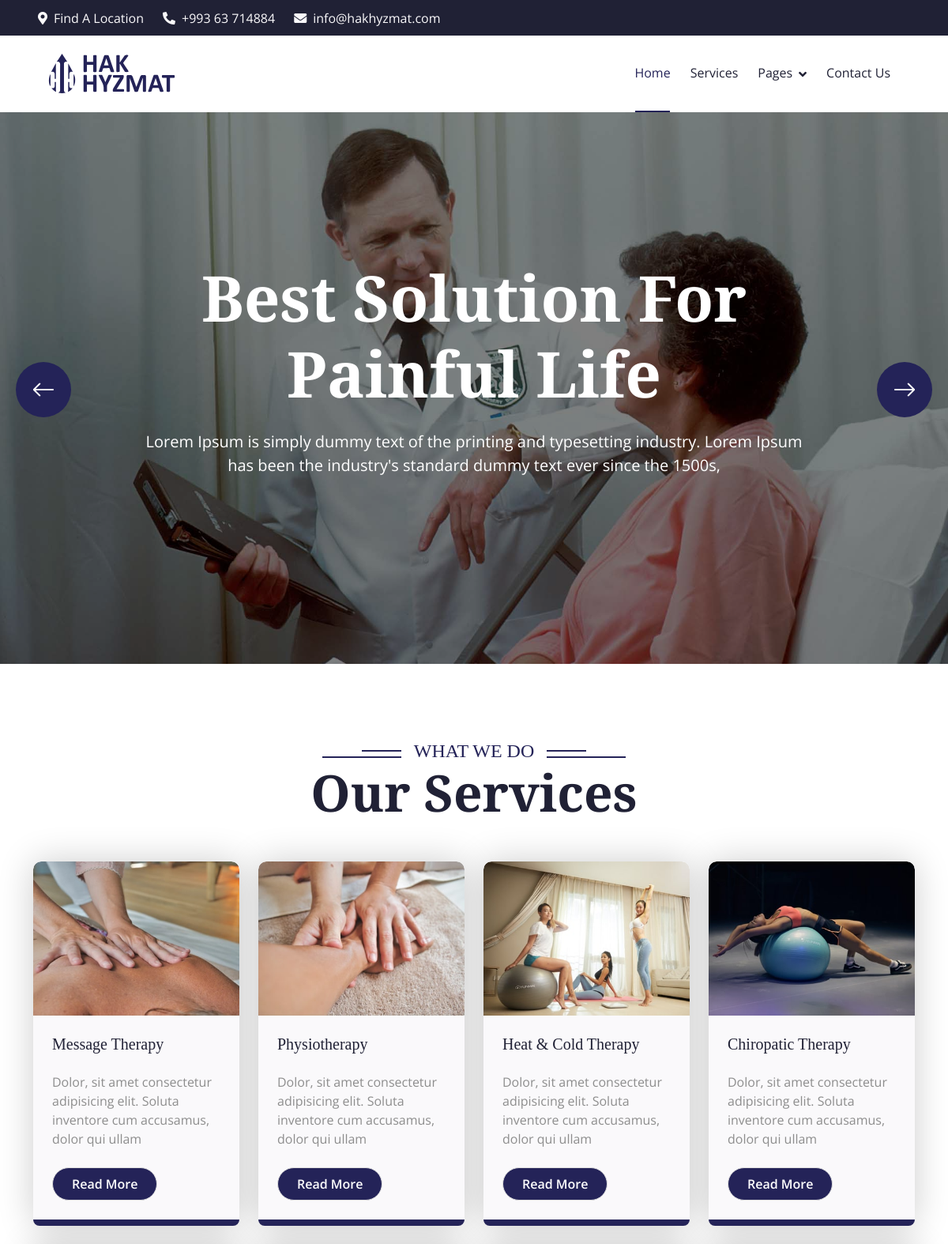
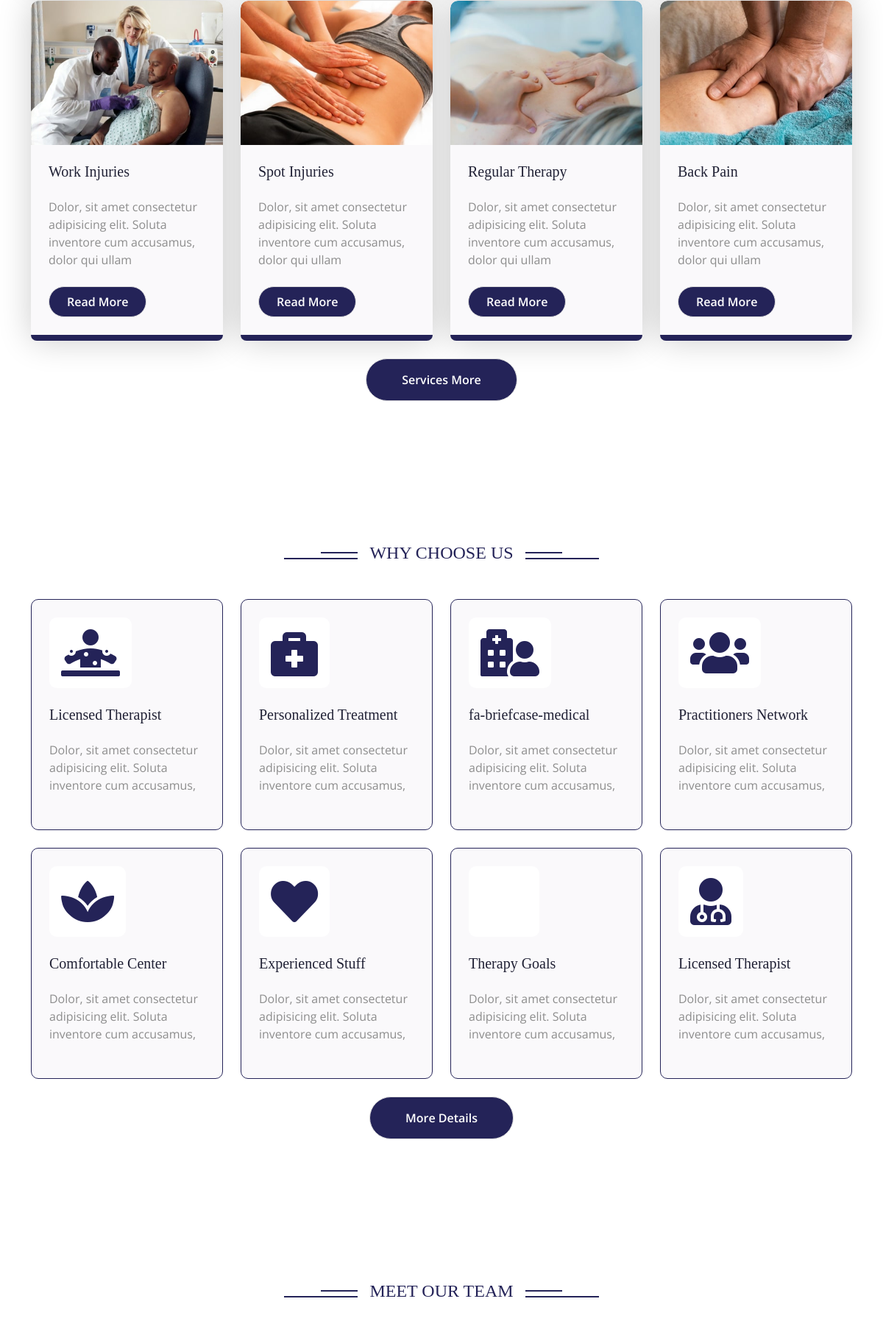
The page / (upper part) on the database its author committed (2 pictures, top to bottom).
### main/models/banner.py (models this page shows, shortened)
class Banner(models.Model):
    title = models.CharField(max_length=255)
    description = models.TextField()
    image = models.ImageField(upload_to='banner_images/')
    created_at = models.DateTimeField(auto_now_add=True)
    updated_at = models.DateTimeField(auto_now=True)
    class Meta:
        verbose_name = 'Banner'
        verbose_name_plural = 'Banners'

### main/models/service.py (models this page shows, shortened)
class Service(models.Model):
    name = models.CharField(max_length=255)
    description = models.TextField()
    image = models.ImageField(upload_to='service_images/')
    created_at = models.DateTimeField(auto_now_add=True)
    updated_at = models.DateTimeField(auto_now=True)
    class Meta:
        verbose_name = 'Service'
        verbose_name_plural = 'Services'

### main/models/feature.py (models this page shows, shortened)
class Feature(models.Model):
    name = models.CharField(max_length=255)
    description = models.TextField()
    icon_name = models.CharField(max_length=255)
    created_at = models.DateTimeField(auto_now_add=True)
    updated_at = models.DateTimeField(auto_now=True)
    class Meta:
        verbose_name = 'Feature'
        verbose_name_plural = 'Features'

### main/views/home.py (the view)
# urls.py: path('', home, name='home'),
def home(request):
    services = Service.objects.all()[:8]
    features = Feature.objects.all()[:8]
    teams = Team.objects.all()[:4]
    testimonials = Testimonial.objects.all()
    blogs = Blog.objects.all()[:3]
    banners = Banner.objects.all()
    data = {
        'services': services,
        'features': features,
        'teams': teams,
        'testimonials': testimonials,
        'blogs': blogs,
        'banners': banners,
    }
    return render(request, 'main/home/base.html', data)

### templates/main/home/base.html (shortened to what this page needs)
{% extends "main/layout/base.html" %}
{% block content %}
    {% include 'main/home/navbar.html' %}
    {% include 'main/home/service.html' %}
    {% include 'main/home/feature.html' %}
    {% include 'main/home/team.html' %}
{% endblock %}

### templates/main/layout/carousel.html
{% load static %}
<div class="header-carousel owl-carousel">
  {% for banner in banners %}
  <div class="header-carousel-item">
    <img
      src="{{ banner.image.url }}"
      class="img-fluid w-100"
      alt="Image"
    />
    <div class="carousel-caption">
      <div class="carousel-caption-content p-3">
        <h1 class="display-1 text-capitalize text-white mb-4">{{ banner.title }}</h1>
        <p class="mb-5 fs-5">{{ banner.description }}</p>
      </div>
    </div>
  </div>
  {% endfor %}
</div>

### templates/main/home/service.html
{% load static %}
<div class="container-fluid service py-5">
  <div class="container py-5">
    <div class="section-title mb-5 wow fadeInUp" data-wow-delay="0.2s">
      <div class="sub-style">
        <h4 class="sub-title px-3 mb-0">What We Do</h4>
      </div>
      <h1 class="display-3 mb-4">
        Our Services
      </h1>
    </div>
    <div class="row g-4 justify-content-center">
      {% for service in services %}
      <div
        class="col-md-6 col-lg-4 col-xl-3 wow fadeInUp"
        data-wow-delay="0.1s"
      >
        <div class="service-item rounded">
          <div class="service-img rounded-top">
            <img
              src="{{ service.image.url }}"
              class="img-fluid rounded-top w-100"
              alt=""
            />
          </div>
          <div class="service-content rounded-bottom bg-light p-4">
            <div class="service-content-inner">
              <h5 class="mb-4">{{ service.name }}</h5>
              <p class="mb-4">
                {% if service.description|length > 93 %}
                    {{ service.description|slice:":93" }}...
                {% else %}
                    {{ service.description }}
                {% endif %}
              </p>
              <a
                href="#"
                class="btn btn-primary rounded-pill text-white py-2 px-4 mb-2"
                >Read More</a
              >
            </div>
          </div>
        </div>
      </div>
      {% endfor %}
      <div class="col-12 text-center wow fadeInUp" data-wow-delay="0.2s">
        <a class="btn btn-primary rounded-pill text-white py-3 px-5" href="{% url 'service' %}"
          >Services More</a
        >
      </div>
    </div>
  </div>
</div>

### templates/main/home/feature.html
<div class="container-fluid feature py-5">
  <div class="container py-5">
    <div class="section-title mb-5 wow fadeInUp" data-wow-delay="0.1s">
      <div class="sub-style">
        <h4 class="sub-title px-3 mb-0">Why Choose Us</h4>
      </div>
    </div>
    <div class="row g-4 justify-content-center">
      {% for feature in features %}
      <div
        class="col-md-6 col-lg-4 col-xl-3 wow fadeInUp"
        data-wow-delay="0.1s"
      >
        <div class="row-cols-1 feature-item p-4">
          <div class="col-12">
            <div class="feature-icon mb-4">
              <div class="p-3 d-inline-flex bg-white rounded">
                <i class="{{ feature.icon_name }} fa-4x text-primary"></i>
              </div>
            </div>
            <div class="feature-content d-flex flex-column">
              <h5 class="mb-4">{{ feature.name }}</h5>
              <p class="mb-4">
              {% if feature.description|length > 77 %}
                  {{ feature.description|slice:":77" }}...
              {% else %}
                  {{ feature.description }}
              {% endif %}
              </p>
            </div>
          </div>
        </div>
      </div>
      {% endfor %}
      <div class="col-12 text-center wow fadeInUp" data-wow-delay="0.2s">
        <a href="{% url 'feature' %}" class="btn btn-primary rounded-pill text-white py-3 px-5"
          >More Details</a
        >
      </div>
    </div>
  </div>
</div>

### static/main/css/style.css (style rules this page uses)
.btn { font-weight: 600; transition: .5s; }
.btn.btn-primary { box-shadow: inset 0 0 0 0 #242358; border: 1px solid #DDDDDD; }
.section-title { max-width: 900px; text-align: center; margin: 0 auto; }
.section-title .sub-style { position: relative; display: inline-block; text-transform: uppercase; color: #242358; }
.section-title .sub-style::before { content: ""; width: 100px; position: absolute; top: 50%; left: 0; transform: translateY(-50%); margin-top: 8px; margin-left: -100px; border: 1px solid #242358 !important; }
.section-title .sub-style::after { content: ""; width: 50px; position: absolute; top: 50%; left: 0; transform: translateY(-50%); margin-bottom: 5px; margin-left: -50px; border: 1px solid #242358 !important; }
.sub-title { position: relative; display: inline-block; text-transform: uppercase; color: #242358; }
.sub-title::before { content: ""; width: 100px; position: absolute; top: 50%; right: 0; transform: translateY(-50%); margin-top: 8px; margin-right: -100px; border: 1px solid #242358 !important; }
.sub-title::after { content: ""; width: 50px; position: absolute; top: 50%; right: 0; transform: translateY(-50%); margin-bottom: 8px; margin-right: -50px; border: 1px solid #242358 !important; }
.header-carousel { position: relative; }
.header-carousel .header-carousel-item, .header-carousel .header-carousel-item img { position: relative; width: 100%; height: 700px; margin-top: 95px; display: block; object-fit: cover; transition: 0.5s; }
.header-carousel .header-carousel-item .carousel-caption { width: 100%; height: 100%; position: absolute; top: 0; left: 0; padding: 100px 0; display: flex; align-items: center; justify-content: center; background: rgba(0, 0, 0, .5); }
.header-carousel .header-carousel-item .carousel-caption .carousel-caption-content { position: relative; width: 75%; }
.service .service-item { box-shadow: 0 0 45px rgba(0, 0, 0, .2) ; }
.service .service-item .service-img { position: relative; overflow: hidden; z-index: 1; }
.service .service-item .service-img img { transition: 0.5s; }
.service .service-item .service-img::before { width: 100%; height: 0; position: absolute; content: ""; top: 0; left: 0; border-top-right-radius: 10px; border-top-left-radius: 10px; transition: 0.5s; z-index: 5; }
.service .service-item .service-content { position: relative; z-index: 2; }
.service .service-item .service-content::before { width: 100%; height: 8px; position: absolute; content: ""; bottom: 0; left: 0; border-bottom-left-radius: 10px; border-bottom-right-radius: 10px; background: #242358; transition: 0.5s; z-index: 3; }
.service .service-item .service-content .service-content-inner { transition: 0.5s; }
.feature .feature-item { position: relative; display: flex; border: 1px solid #242358; border-radius: 10px; background: var(--bs-light); transition: 0.5s; }
.feature .feature-item::before { width: 0; height: 100%; content: ""; position: absolute; top: 0; left: 0; border-radius: 10px; transition: 0.5s; }
.feature .feature-item .feature-icon { display: inline-flex; border-radius: 10px; transition: 0.5s; }

### rows shown on the page
Banner: image (picture), title "Best Solution For Painful Life", description "Lorem Ipsum is simply dummy text of the printing and typesetting industry. Lorem Ipsum has been the industry's standard dummy text ever since the 1500s,"
Service: image (picture), name "Message Therapy", description "Dolor, sit amet consectetur adipisicing elit. Soluta inventore cum accusamus, dolor qui ullam"
Service: image (picture), name "Physiotherapy", description "Dolor, sit amet consectetur adipisicing elit. Soluta inventore cum accusamus, dolor qui ullam"
Service: image (picture), name "Heat & Cold Therapy", description "Dolor, sit amet consectetur adipisicing elit. Soluta inventore cum accusamus, dolor qui ullam"
Service: image (picture), name "Chiropatic Therapy", description "Dolor, sit amet consectetur adipisicing elit. Soluta inventore cum accusamus, dolor qui ullam"
Service: image (picture), name "Work Injuries", description "Dolor, sit amet consectetur adipisicing elit. Soluta inventore cum accusamus, dolor qui ullam"
Service: image (picture), name "Spot Injuries", description "Dolor, sit amet consectetur adipisicing elit. Soluta inventore cum accusamus, dolor qui ullam"
Service: image (picture), name "Regular Therapy", description "Dolor, sit amet consectetur adipisicing elit. Soluta inventore cum accusamus, dolor qui ullam"
Service: image (picture), name "Back Pain", description "Dolor, sit amet consectetur adipisicing elit. Soluta inventore cum accusamus, dolor qui ullam"
Feature: name "Licensed Therapist", description "Dolor, sit amet consectetur adipisicing elit. Soluta inventore cum accusamus,"
Feature: name "Personalized Treatment", description "Dolor, sit amet consectetur adipisicing elit. Soluta inventore cum accusamus,"
Feature: name "fa-briefcase-medical", description "Dolor, sit amet consectetur adipisicing elit. Soluta inventore cum accusamus,"
Feature: name "Practitioners Network", description "Dolor, sit amet consectetur adipisicing elit. Soluta inventore cum accusamus,"
Feature: name "Comfortable Center", description "Dolor, sit amet consectetur adipisicing elit. Soluta inventore cum accusamus,"
Feature: name "Experienced Stuff", description "Dolor, sit amet consectetur adipisicing elit. Soluta inventore cum accusamus,"
Feature: name "Therapy Goals", description "Dolor, sit amet consectetur adipisicing elit. Soluta inventore cum accusamus,"
Feature: name "Licensed Therapist", description "Dolor, sit amet consectetur adipisicing elit. Soluta inventore cum accusamus,"
